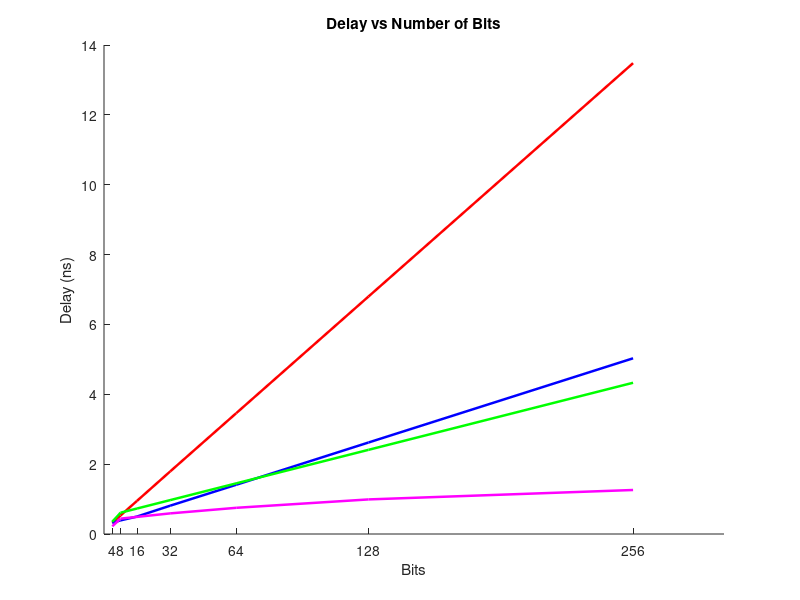

Source code (MATLAB): (Note: this script raises an error after producing the figure.)
% Sample data
bits  = [4 8 16 32 64 128 256];
RCA = [0.32 0.53 0.95 1.79 3.46 6.80 13.48];
CSA = [0.32 0.39 0.50 0.81 1.41 2.62 5.03];
BPA = [0.35 0.61 0.73 0.97 1.45 2.41 4.33];
CLA = [0.22 0.44 0.49 0.59 0.75 0.99 1.26];

figure;
hold on;

plot(bits, RCA, 'LineWidth', 1.8, 'Color', 'r');
plot(bits, CSA, 'LineWidth', 1.8, 'Color', 'b');
plot(bits, BPA, 'LineWidth', 1.8, 'Color', 'g');
plot(bits, CLA, 'LineWidth', 1.8, 'Color', 'm');

xlabel('Bits');
ylabel('Delay (ns)');
title('Delay vs Number of Bits');

% 🔹 Fix X-axis tick labels
xticks(bits);
xticklabels(string(bits));

legend('RCA', 'CSA', 'BPA', 'CLA', 'Location', 'best');
grid on;

hold off;
